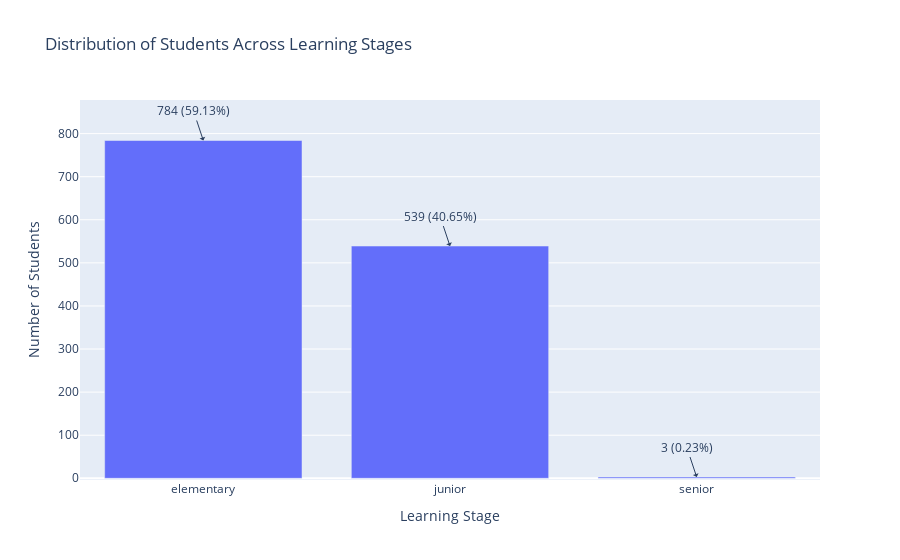

The cell this chart's notebook holds for it:
### Markdown cell above
# The distribution of students across different learning stages:

### Code cell
learning_stages_count = df_InfoContent['learning_stage'].value_counts()
total_students = len(df_InfoContent)

percentage_per_stage = (learning_stages_count / total_students) * 100

fig = go.Figure(data=[go.Bar(x=learning_stages_count.index, y=learning_stages_count.values)])

for i in range(len(learning_stages_count)):
    value_count = learning_stages_count.values[i]
    percentage = percentage_per_stage.values[i]
    text = f"{value_count} ({percentage:.2f}%)"
    fig.add_annotation(
        x=learning_stages_count.index[i],
        y=learning_stages_count.values[i],
        text=text,
        showarrow=True,
        arrowhead=1
    )

fig.update_layout(
    title='Distribution of Students Across Learning Stages',
    xaxis_title='Learning Stage',
    yaxis_title='Number of Students',
    showlegend=False
)

fig.show()

### Figure 1 — Plotly figure (JSON) as saved in the notebook; plotly's stock layout.template omitted (floating-point values rounded to 4 significant figures)
{"data": [{"type": "bar", "x": ["elementary", "junior", "senior"], "y": [784, 539, 3]}], "layout": {"annotations": [{"arrowhead": 1, "showarrow": true, "text": "784 (59.13%)", "x": "elementary", "y": 784}, {"arrowhead": 1, "showarrow": true, "text": "539 (40.65%)", "x": "junior", "y": 539}, {"arrowhead": 1, "showarrow": true, "text": "3 (0.23%)", "x": "senior", "y": 3}], "showlegend": false, "title": {"text": "Distribution of Students Across Learning Stages"}, "xaxis": {"title": {"text": "Learning Stage"}}, "yaxis": {"title": {"text": "Number of Students"}}}}
